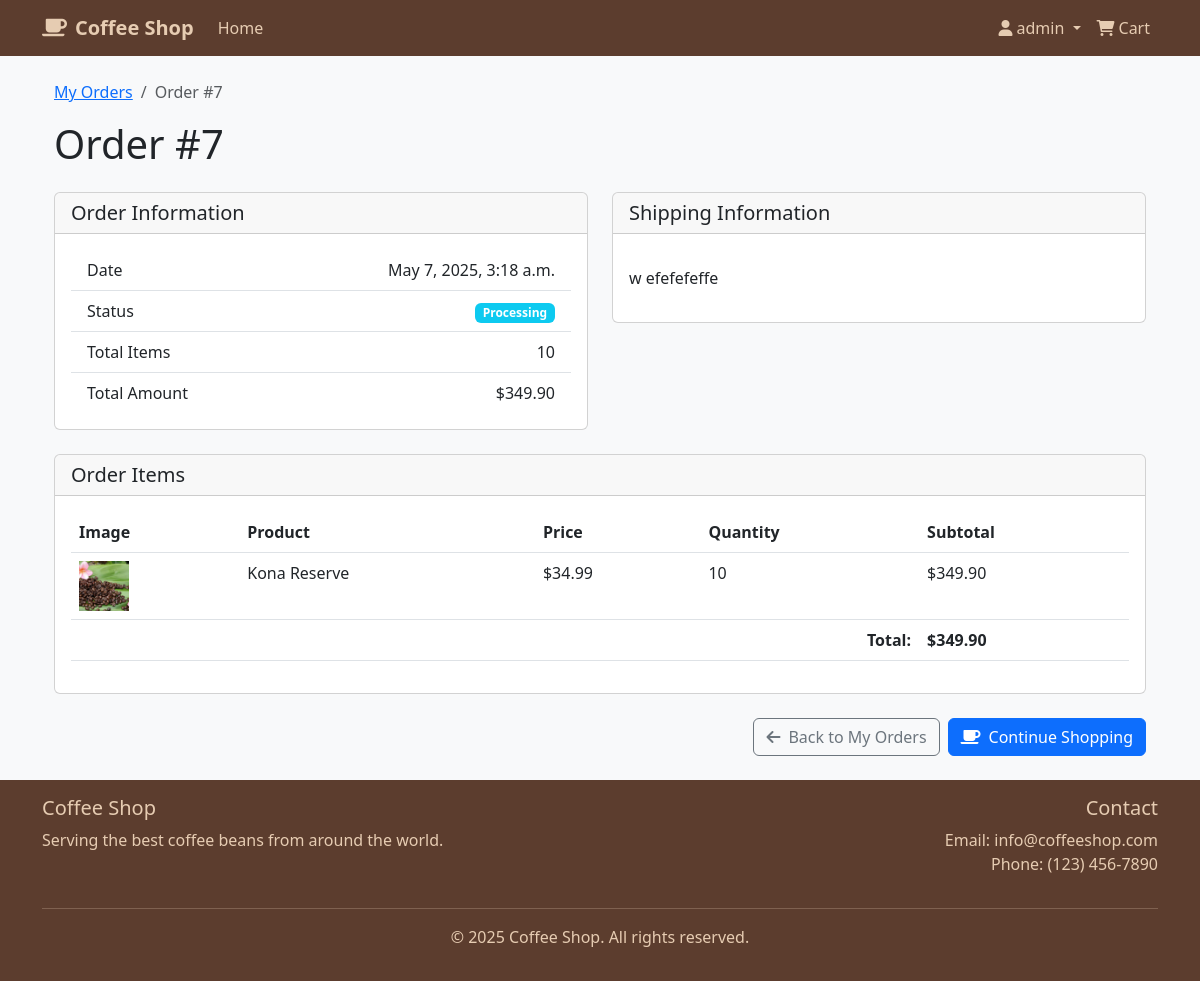
The app's page /my-orders/7/ (signed in) with its own data.
### store/models.py (models this page shows, shortened)
class Order(models.Model):
    STATUS_CHOICES = [
        ('pending', 'Pending'),
        ('processing', 'Processing'),
        ('shipped', 'Shipped'),
        ('delivered', 'Delivered'),
        ('cancelled', 'Cancelled'),
    ]
    customer = models.ForeignKey(Customer, on_delete=models.CASCADE, related_name='orders')
    date_ordered = models.DateTimeField(auto_now_add=True)
    complete = models.BooleanField(default=False)
    transaction_id = models.CharField(max_length=100, null=True, blank=True)
    status = models.CharField(max_length=20, choices=STATUS_CHOICES, default='pending')
    shipping_address = models.TextField(blank=True, null=True, max_length=500)
    class Meta:
        ordering = ['-date_ordered']
    @property
    def get_cart_total(self):
        orderitems = self.orderitem_set.all()
        total = sum([item.get_total for item in orderitems])
        return total
    @property
    def get_cart_items(self):
        orderitems = self.orderitem_set.all()
        total = sum([item.quantity for item in orderitems])
        return total

class OrderItem(models.Model):
    product = models.ForeignKey(Product, on_delete=models.CASCADE)
    order = models.ForeignKey(Order, on_delete=models.CASCADE)
    quantity = models.IntegerField(default=1)
    date_added = models.DateTimeField(auto_now_add=True)
    class Meta:
        unique_together = ['product', 'order']
    @property
    def get_total(self):
        return self.product.price * self.quantity

class Product(models.Model):
    ROAST_CHOICES = [
        ('light', 'Light Roast'),
        ('medium', 'Medium Roast'),
        ('dark', 'Dark Roast'),
        ('espresso', 'Espresso Roast'),
    ]
    FORMAT_CHOICES = [
        ('whole_bean', 'Whole Bean'),
        ('ground', 'Ground'),
        ('capsule', 'Capsules'),
    ]
    name = models.CharField(max_length=200)
    category = models.ForeignKey(Category, on_delete=models.CASCADE, related_name='products')
    description = models.TextField(max_length=2000)
    price = models.DecimalField(max_digits=8, decimal_places=2)
    stock = models.IntegerField(default=0)
    image = models.ImageField(
        upload_to=product_image_path,
        blank=True,
        null=True,
        validators=[validate_image],
        help_text="Upload product image (max 5MB, JPG/PNG/GIF only)"
    )
    roast_level = models.CharField(max_length=20, choices=ROAST_CHOICES)
    origin = models.CharField(max_length=100)
    format = models.CharField(max_length=20, choices=FORMAT_CHOICES)
    weight = models.IntegerField(help_text="Weight in grams")
    created_at = models.DateTimeField(auto_now_add=True)
    updated_at = models.DateTimeField(auto_now=True)
    is_available = models.BooleanField(default=True)
    class Meta:
        ordering = ['name']

### store/views.py (the view)
# urls.py: path('my-orders/<int:pk>/', views.order_customer_detail, name="order_customer_detail"),
@login_required
def order_customer_detail(request, pk):
    customer = request.user.customer
    order = get_object_or_404(Order, pk=pk, customer=customer)  # Asegurar que el pedido pertenece al cliente
    context = {
        'order': order
    }
    return render(request, 'store/order_customer_detail.html', context)

### store/templates/store/order_customer_detail.html (shortened to what this page needs)
{% extends 'store/main.html' %}
{% load static %}
{% block content %}
<div class="container">
    <nav aria-label="breadcrumb">
        <ol class="breadcrumb">
            <li class="breadcrumb-item"><a href="{% url 'my_orders' %}">My Orders</a></li>
            <li class="breadcrumb-item active" aria-current="page">Order #{{ order.id }}</li>
        </ol>
    </nav>
    <h1 class="mb-4">Order #{{ order.id }}</h1>
    <div class="row">
        <div class="col-md-6">
            <div class="card mb-4">
                <div class="card-header">
                    <h5 class="mb-0">Order Information</h5>
                </div>
                <div class="card-body">
                    <ul class="list-group list-group-flush">
                        <li class="list-group-item d-flex justify-content-between align-items-center">
                            Date
                            <span>{{ order.date_ordered|date:"F j, Y, g:i a" }}</span>
                        </li>
                        <li class="list-group-item d-flex justify-content-between align-items-center">
                            Status
                            <span>
                                {% if order.status == 'pending' %}
                                    <span class="badge bg-warning">Pending</span>
                                {% elif order.status == 'processing' %}
                                    <span class="badge bg-info">Processing</span>
                                {% elif order.status == 'shipped' %}
                                    <span class="badge bg-primary">Shipped</span>
                                {% elif order.status == 'delivered' %}
                                    <span class="badge bg-success">Delivered</span>
                                {% elif order.status == 'cancelled' %}
                                    <span class="badge bg-danger">Cancelled</span>
                                {% endif %}
                            </span>
                        </li>
                        <li class="list-group-item d-flex justify-content-between align-items-center">
                            Total Items
                            <span>{{ order.get_cart_items }}</span>
                        </li>
                        <li class="list-group-item d-flex justify-content-between align-items-center">
                            Total Amount
                            <span>${{ order.get_cart_total }}</span>
                        </li>
                    </ul>
                </div>
            </div>
        </div>
        <div class="col-md-6">
            <div class="card mb-4">
                <div class="card-header">
                    <h5 class="mb-0">Shipping Information</h5>
                </div>
                <div class="card-body">
                    {% if order.shipping_address %}
                        <p>{{ order.shipping_address|linebreaks }}</p>
                    {% else %}
                        <p class="text-muted">No shipping address provided.</p>
                    {% endif %}
                </div>
            </div>
        </div>
    </div>
    <div class="card mb-4">
        <div class="card-header">
            <h5 class="mb-0">Order Items</h5>
        </div>
        <div class="card-body">
            <div class="table-responsive">
                <table class="table">
                    <thead>
                        <tr>
                            <th>Image</th>
                            <th>Product</th>
                            <th>Price</th>
                            <th>Quantity</th>
                            <th>Subtotal</th>
                        </tr>
                    </thead>
                    <tbody>
                        {% for item in order.orderitem_set.all %}
                            <tr>
                                <td>
                                    {% if item.product.image %}
                                        <img src="{{ item.product.image.url }}" alt="{{ item.product.name }}" style="width: 50px; height: 50px; object-fit: cover;">
                                    {% else %}
                                        <div class="bg-secondary text-white d-flex align-items-center justify-content-center" style="width: 50px; height: 50px;">
                                            <i class="fas fa-coffee"></i>
                                        </div>
                                    {% endif %}
                                </td>
                                <td>{{ item.product.name }}</td>
                                <td>${{ item.product.price }}</td>
                                <td>{{ item.quantity }}</td>
                                <td>${{ item.get_total }}</td>
                            </tr>
                        {% endfor %}
                    </tbody>
                    <tfoot>
                        <tr>
                            <td colspan="4" class="text-end"><strong>Total:</strong></td>
                            <td><strong>${{ order.get_cart_total }}</strong></td>
                        </tr>
                    </tfoot>
                </table>
            </div>
        </div>
    </div>
    <div class="d-grid gap-2 d-md-flex justify-content-md-end">
        <a href="{% url 'my_orders' %}" class="btn btn-outline-secondary">
            <i class="fas fa-arrow-left me-2"></i>Back to My Orders
        </a>
        <a href="{% url 'store' %}" class="btn btn-primary">
            <i class="fas fa-coffee me-2"></i>Continue Shopping
        </a>
    </div>
</div>
{% endblock %}

### store/templates/store/main.html (shortened to what this page needs)
<!DOCTYPE html>
{% load static %}
<html lang="en">
<head>
    <link href="https://cdn.jsdelivr.net/npm/bootstrap@5.3.0-alpha1/dist/css/bootstrap.min.css" rel="stylesheet">
    <link rel="stylesheet" href="https://cdnjs.cloudflare.com/ajax/libs/font-awesome/6.0.0/css/all.min.css">
</head>
<body>
    <nav class="navbar navbar-expand-lg navbar-dark bg-dark mb-4">
        <div class="container">
            <a class="navbar-brand" href="{% url 'store' %}">
                <i class="fas fa-coffee me-2"></i>Coffee Shop
            </a>
            <div class="collapse navbar-collapse" id="navbarNav">
                <ul class="navbar-nav me-auto">
                    <li class="nav-item">
                        <a class="nav-link" href="{% url 'store' %}">Home</a>
                    </li>
                </ul>
                <ul class="navbar-nav ms-auto">
                    {% if user.is_authenticated %}
                        <li class="nav-item dropdown">
                            <a class="nav-link dropdown-toggle" href="#" id="navbarDropdown" role="button" data-bs-toggle="dropdown">
                                <i class="fas fa-user me-1"></i>{{ user.first_name|default:user.username }}
                            </a>
                        </li>
                    {% endif %}
                    <li class="nav-item">
                        <a class="nav-link" href="{% url 'cart' %}">
                            <i class="fas fa-shopping-cart me-1"></i>Cart
                        </a>
                    </li>
                </ul>
            </div>
        </div>
    </nav>
    <div class="container my-4">
        {% block content %}
        {% endblock %}
    </div>
    <footer class="footer mt-auto py-3">
        <div class="container">
            <div class="row">
                <div class="col-md-6">
                    <h5>Coffee Shop</h5>
                    <p>Serving the best coffee beans from around the world.</p>
                </div>
                <div class="col-md-6 text-md-end">
                    <h5>Contact</h5>
                    <p>Email: info@coffeeshop.com<br>
                    Phone: (123) 456-7890</p>
                </div>
            </div>
            <hr>
            <div class="text-center">
                <p>&copy; {% now "Y" %} Coffee Shop. All rights reserved.</p>
            </div>
        </div>
    </footer>
</body>
</html>

### store/templates/store/main.html (style rules this page uses)
body { background-color: #f8f9fa; font-family: 'Segoe UI', Tahoma, Geneva, Verdana, sans-serif; }
.navbar { background-color: #5c3d2e !important; }
.navbar-brand, .nav-link { color: #e6ccb2 !important; }
.navbar-brand { font-weight: bold; }
.footer { background-color: #5c3d2e; color: #e6ccb2; margin-top: 4rem; }

### records on screen
Order: id "7", date_ordered "May 7, 2025, 3:18 a.m.", get_cart_items "10", get_cart_total "349.90", shipping_address "w efefefeffe"
OrderItem: product.image (picture), product.name "Kona Reserve", product.price "34.99", quantity "10", get_total "349.90"

### other values on screen
{{ user.first_name|default:user.username }} "admin"
